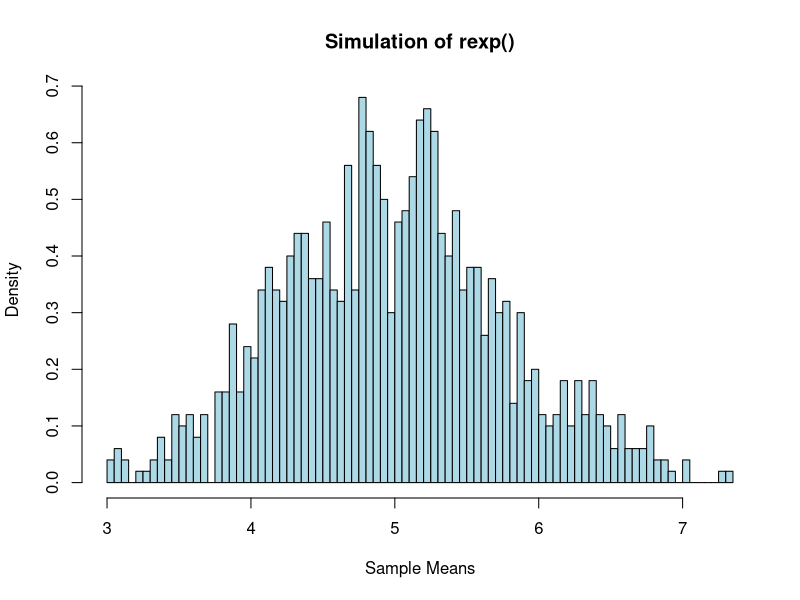
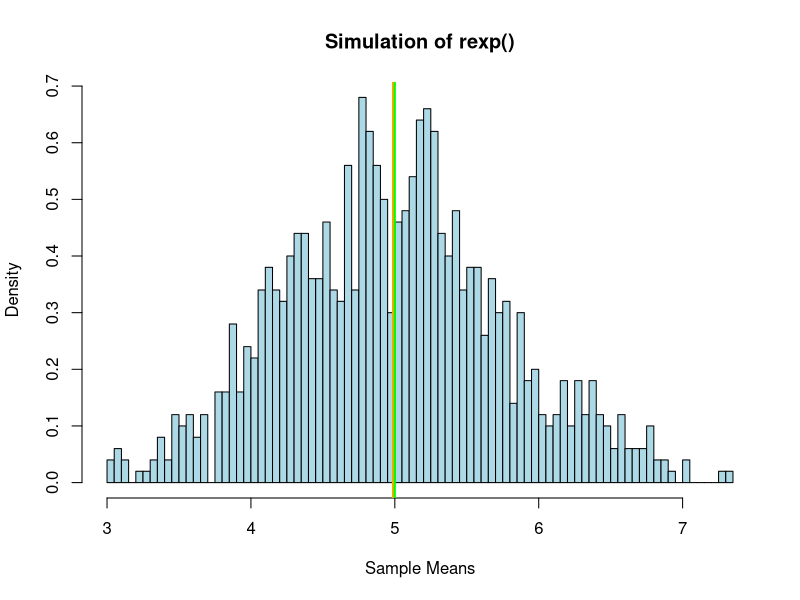
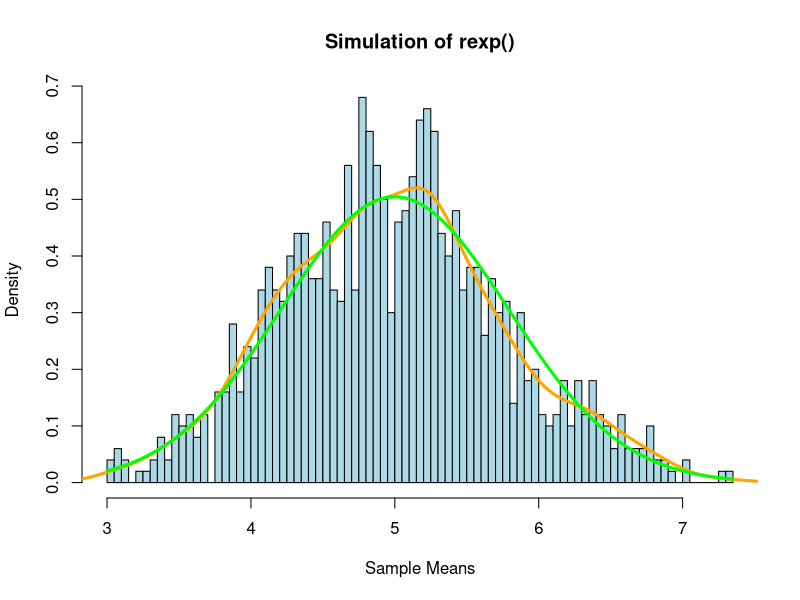
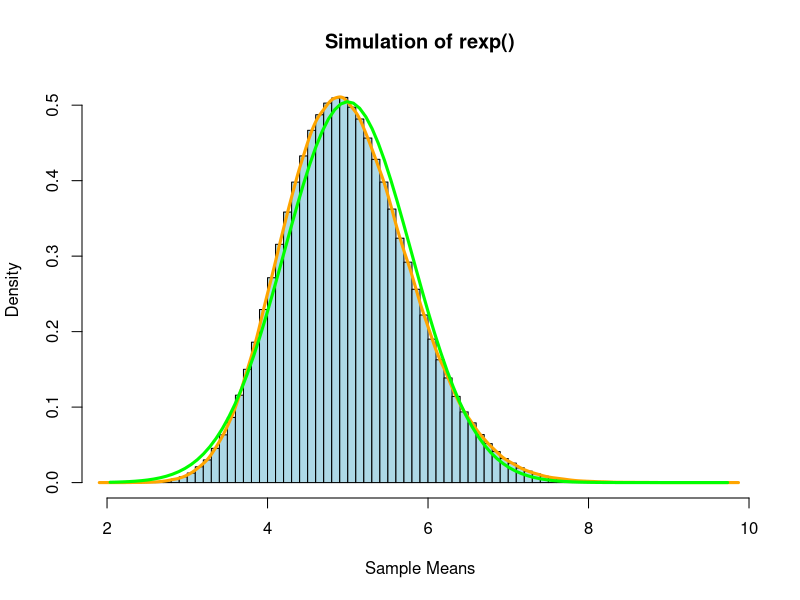

Recreate these plots in R, in order.
library(plyr) #load libraries
library(dplyr)

lambda<-0.2 #assign default lambda
n<-40 #assign default number of samples
nsim1<-1000 #assign default number of simulations

set.seed(1987) #set seed for reproducibility

sim1<-matrix(data=rexp(n*nsim1,rate=lambda),nrow=nsim1,ncol=n) #create raw simulation matrix for rexp()
sim1_mean<-data.frame(Mean=rowMeans(sim1)) #take mean of each simulation, and store in data frame
sim1_mean<-mutate(sim1_mean,Index=row.names(sim1_mean))%>%select(Index,Mean) #tidy data frame

#graph simulation
hist(sim1_mean$Mean,breaks=100,freq=FALSE,col="lightblue",main="Simulation of rexp()",xlab="Sample Means")


mean_sample1<-mean(sim1_mean$Mean) #find sample mean
mean_theory1<-1/lambda #find population/theoretical mean

print(mean_sample1)
print(mean_theory1)

#simulation with means
hist(sim1_mean$Mean,breaks=100,freq=FALSE,col="lightblue",main="Simulation of rexp()",xlab="Sample Means")
abline(v=mean_sample1,col="orange",lwd=2)
abline(v=mean_theory1,col="green",lwd=2)


var_sample1<-var(sim1_mean$Mean) #find sample variance
var_theory1<-(1/lambda)^2/n #find population/theoretical variance

print(var_sample1)
print(var_theory1)

x1<-seq(min(sim1_mean$Mean),max(sim1_mean$Mean),length=100) #create x spread for population density curve
y1<-dnorm(x1,mean=mean_theory1,sd=sqrt(var_theory1)) #create y distribution for population density

#graph simulation with density curves
hist(sim1_mean$Mean,breaks=100,freq=FALSE,col="lightblue",main="Simulation of rexp()",xlab="Sample Means")
lines(density(sim1_mean$Mean),col="orange",lwd=3) #create sample density curve
lines(x1,y1,col="green",lwd=3)


conf95_sample1<-mean_sample1+c(-1,1)*qnorm(.975)*sqrt(var_sample1)/sqrt(n) #find 95% confidence intervals
conf95_theory1<-mean_theory1+c(-1,1)*qnorm(.975)*sqrt(var_theory1)/sqrt(n)

print(conf95_sample1)
print(conf95_theory1)


nsim2<-1000000 #increase number of simulations to demonstrate convergence toward normality
set.seed(1987) #reset seed for reproducibility

sim2<-matrix(data=rexp(n*nsim2,rate=lambda),nrow=nsim2,ncol=n) #recalculate simulation matrix
sim2_mean<-data.frame(Mean=rowMeans(sim2)) #recalculate mean of each simulation
sim2_mean<-mutate(sim2_mean,Index=row.names(sim2_mean))%>%select(Index,Mean)

x2<-seq(min(sim2_mean$Mean),max(sim2_mean$Mean),length=100) #recalculate population density curve
y2<-dnorm(x2,mean=mean_theory1,sd=sqrt(var_theory1))

#graph new simulation with density curves
hist(sim2_mean$Mean,breaks=100,freq=FALSE,col="lightblue",main="Simulation of rexp()",xlab="Sample Means")
lines(density(sim2_mean$Mean),col="orange",lwd=3) #create sample density curve
lines(x2,y2,col="green",lwd=3)